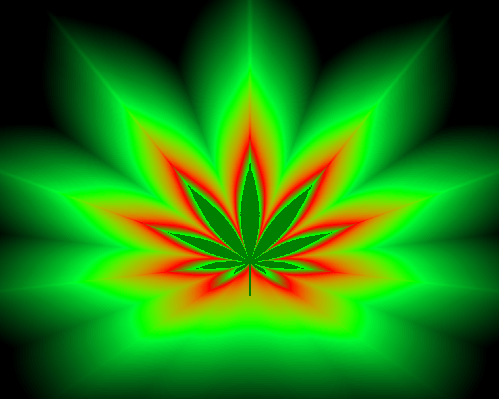

Recreate this plot in MATLAB. (Note: this script raises an error after producing the figure.)
% Written by Ivan Podmazov, Apr/13/2014 + Apr/11-12/2015
% Distributed under CC-BY-SA 4.0 license

%% Init
clc
clear all
close all

%% Contour
dphi = 0.001;
phi = 0:dphi:(2*pi);

pic_contour =  cos((pi/2-phi) / 2).^2 .* ...
    (0.85*abs(cos((pi/2-phi) * 11/2)).^1/2 + ...
    0.1*cos((pi/2-phi) * 11/2).^20 + 0.05*cos((pi/2-phi) * 11/2).^1000);
pic_contour = pic_contour / max(pic_contour);

%% Picture
N = 1001;
q = 2;
contour_size = ((N-1) / q) + 1;
xcenter_i = (N+1)/2;
ycenter_j = 21*(N+1)/32;

picture = zeros(N, N);
for i = 1:N
    for j = 1:N
        x = (j - xcenter_i) / ((contour_size-1) / 2);
        y = (ycenter_j - i) / ((contour_size-1) / 2);
        ro = sqrt(x^2 + y^2);
        
        if y >= 0
            ang = atan2(y, x);
        else 
            ang = 2*pi + atan2(y, x);
        end;
        ang_index = round(ang / dphi) + 1;
        
        if (ro <= pic_contour(ang_index)) || ((abs(x) <= 0.005) && (y < 0) && (y > -0.33))
            picture(i, j) = 0;
        else
            d = ro - pic_contour(ang_index);
            picture(i, j) = 1 - exp(-0.5*d);
            if (ang >= (3/2*pi - pi/4)) && (ang <= (3/2*pi + pi/4))
                picture(i, j) = picture(i, j) + 0.1 * abs(sin((ang + pi/4) * 2));
            end;
        end;
    end;
end;

%% Animation
% Colormap init
pic_cm_size = 150;
pic_colormap = zeros(pic_cm_size, 3);

green_zone = 5;
green_transfer = 20;
pic_colormap(1:green_zone, 2) = 1;
first_green_brightness = 0.5;
pic_colormap(1, 2) = first_green_brightness;

black_transfer = 50;
black_zone = 20;
std_cm_size = pic_cm_size;

std_colormap = hsv(std_cm_size);
for i = 1:std_cm_size
    bri = sqrt(std_colormap(i, 1)^2 + std_colormap(i, 2)^2 + std_colormap(i, 3)^2);
    std_colormap(i, :) = std_colormap(i, :) / bri;
end;

std_colormap((std_cm_size+1):(2*std_cm_size-1), :) = std_colormap(1:(std_cm_size-1), :);
flash_zone_start = green_zone + green_transfer;
flash_zone_end = pic_cm_size - (black_transfer + black_zone);
flash_zone = flash_zone_end - flash_zone_start + 1;

% Figure init
width = 500;
height = 400;
fig = figure('Name', 'Initializing... Please wait and don''t close the window', ...
    'PaperPositionMode', 'auto', 'Position', [100 100 width height], ...
    'Resize', 'off', 'Toolbar', 'none', 'Menubar', 'none', 'NumberTitle', 'off');
axes('Parent', fig, 'Position', [0 0 1 1]);

% Animation generation
speed = -13;
frames_number = 2 * std_cm_size / abs(speed);
fps = 10;
for f = 1:frames_number
    % Colormap
    cm_f = mod((f - 1)*speed, std_cm_size) + 1;
    pic_colormap(flash_zone_start:flash_zone_end, :) = ...
        std_colormap(cm_f:(cm_f+flash_zone-1), :);

    pic_colormap((green_zone+1):(flash_zone_start-1), 1) = ...
        interp1([green_zone flash_zone_start], ...
                [0 pic_colormap(flash_zone_start, 1)], ...
                (green_zone+1):(flash_zone_start-1));
    pic_colormap((green_zone+1):(flash_zone_start-1), 2) = ...
        interp1([green_zone flash_zone_start], ...
                [1 pic_colormap(flash_zone_start, 2)], ...
                (green_zone+1):(flash_zone_start-1));
    pic_colormap((green_zone+1):(flash_zone_start-1), 3) = ...
        interp1([green_zone flash_zone_start], ...
                [0 pic_colormap(flash_zone_start, 3)], ...
                (green_zone+1):(flash_zone_start-1));

    pic_colormap((flash_zone_end+1):(pic_cm_size-black_zone), 1) = ...
        interp1([flash_zone_end (pic_cm_size-black_zone+1)], ...
                [pic_colormap(flash_zone_end, 1) 0], ...
                (flash_zone_end+1):(pic_cm_size-black_zone));
    pic_colormap((flash_zone_end+1):(pic_cm_size-black_zone), 2) = ...
        interp1([flash_zone_end (pic_cm_size-black_zone+1)], ...
                [pic_colormap(flash_zone_end, 2) 0], ...
                (flash_zone_end+1):(pic_cm_size-black_zone));
    pic_colormap((flash_zone_end+1):(pic_cm_size-black_zone), 3) = ...
        interp1([flash_zone_end (pic_cm_size-black_zone+1)], ...
                [pic_colormap(flash_zone_end, 3) 0], ...
                (flash_zone_end+1):(pic_cm_size-black_zone));

    % Plotting
    colormap(pic_colormap);
    imagesc(picture);
    axis off;
    drawnow;
    frames(f) = getframe(gcf);
    img = frame2im(frames(f));
    A = rgb2ind(img, pic_colormap);
    
    if f == 1;
        imwrite(A, pic_colormap, '4-20.gif', 'gif', 'LoopCount', Inf, 'DelayTime', 1/fps);
    else
        imwrite(A, pic_colormap, '4-20.gif', 'gif', 'WriteMode', 'append', 'DelayTime', 1/fps);
    end;
end;
set(fig, 'Name', 'LEGALIZE 4:20');

%% Playing movie
repeat_times = 1000000;
movie(fig, frames, repeat_times, fps);
close all;
